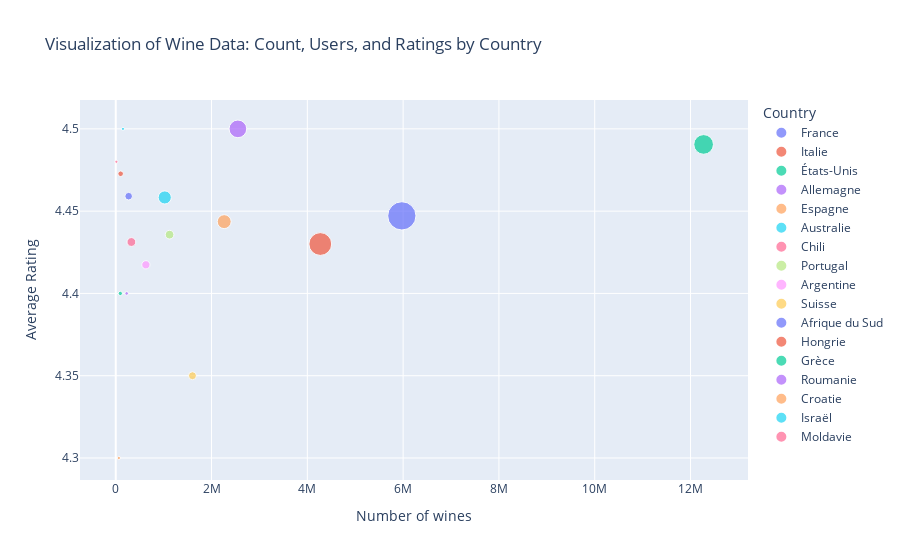

Source (notebook cell):
### Markdown cell above
Bubble chart of countries

### Code cell
import plotly.express as px

fig = px.scatter(country_priority_df, x = "users_count", y = "average_rating", size = "wines_count", color="country", title = "Visualization of Wine Data: Count, Users, and Ratings by Country")
fig.update_layout(xaxis_title="Number of wines", yaxis_title="Average Rating", legend_title_text="Country")

fig.show()

### Figure 1 — Plotly figure (JSON) as saved in the notebook; plotly's stock layout.template omitted (floating-point values rounded to 4 significant figures)
{"data": [{"hovertemplate": "country=France<br>users_count=%{x}<br>average_rating=%{y}<br>wines_count=%{marker.size}<extra></extra>", "legendgroup": "France", "marker": {"color": "#636efa", "size": [422503], "sizemode": "area", "sizeref": 1056.0, "symbol": "circle"}, "mode": "markers", "name": "France", "orientation": "v", "showlegend": true, "type": "scatter", "x": [5973301], "xaxis": "x", "y": [4.447], "yaxis": "y"}, {"hovertemplate": "country=Italie<br>users_count=%{x}<br>average_rating=%{y}<br>wines_count=%{marker.size}<extra></extra>", "legendgroup": "Italie", "marker": {"color": "#EF553B", "size": [274658], "sizemode": "area", "sizeref": 1056.0, "symbol": "circle"}, "mode": "markers", "name": "Italie", "orientation": "v", "showlegend": true, "type": "scatter", "x": [4270717], "xaxis": "x", "y": [4.43], "yaxis": "y"}, {"hovertemplate": "country=États-Unis<br>users_count=%{x}<br>average_rating=%{y}<br>wines_count=%{marker.size}<extra></extra>", "legendgroup": "États-Unis", "marker": {"color": "#00cc96", "size": [204060], "sizemode": "area", "sizeref": 1056.0, "symbol": "circle"}, "mode": "markers", "name": "États-Unis", "orientation": "v", "showlegend": true, "type": "scatter", "x": [12273684], "xaxis": "x", "y": [4.491], "yaxis": "y"}, {"hovertemplate": "country=Allemagne<br>users_count=%{x}<br>average_rating=%{y}<br>wines_count=%{marker.size}<extra></extra>", "legendgroup": "Allemagne", "marker": {"color": "#ab63fa", "size": [164533], "sizemode": "area", "sizeref": 1056.0, "symbol": "circle"}, "mode": "markers", "name": "Allemagne", "orientation": "v", "showlegend": true, "type": "scatter", "x": [2549989], "xaxis": "x", "y": [4.5], "yaxis": "y"}, {"hovertemplate": "country=Espagne<br>users_count=%{x}<br>average_rating=%{y}<br>wines_count=%{marker.size}<extra></extra>", "legendgroup": "Espagne", "marker": {"color": "#FFA15A", "size": [102662], "sizemode": "area", "sizeref": 1056.0, "symbol": "circle"}, "mode": "markers", "name": "Espagne", "orientation": "v", "showlegend": true, "type": "scatter", "x": [2264396], "xaxis": "x", "y": [4.444], "yaxis": "y"}, {"hovertemplate": "country=Australie<br>users_count=%{x}<br>average_rating=%{y}<br>wines_count=%{marker.size}<extra></extra>", "legendgroup": "Australie", "marker": {"color": "#19d3f3", "size": [90954], "sizemode": "area", "sizeref": 1056.0, "symbol": "circle"}, "mode": "markers", "name": "Australie", "orientation": "v", "showlegend": true, "type": "scatter", "x": [1022965], "xaxis": "x", "y": [4.458], "yaxis": "y"}, {"hovertemplate": "country=Chili<br>users_count=%{x}<br>average_rating=%{y}<br>wines_count=%{marker.size}<extra></extra>", "legendgroup": "Chili", "marker": {"color": "#FF6692", "size": [41191], "sizemode": "area", "sizeref": 1056.0, "symbol": "circle"}, "mode": "markers", "name": "Chili", "orientation": "v", "showlegend": true, "type": "scatter", "x": [326757], "xaxis": "x", "y": [4.431], "yaxis": "y"}, {"hovertemplate": "country=Portugal<br>users_count=%{x}<br>average_rating=%{y}<br>wines_count=%{marker.size}<extra></extra>", "legendgroup": "Portugal", "marker": {"color": "#B6E880", "size": [39847], "sizemode": "area", "sizeref": 1056.0, "symbol": "circle"}, "mode": "markers", "name": "Portugal", "orientation": "v", "showlegend": true, "type": "scatter", "x": [1123535], "xaxis": "x", "y": [4.436], "yaxis": "y"}, {"hovertemplate": "country=Argentine<br>users_count=%{x}<br>average_rating=%{y}<br>wines_count=%{marker.size}<extra></extra>", "legendgroup": "Argentine", "marker": {"color": "#FF97FF", "size": [36121], "sizemode": "area", "sizeref": 1056.0, "symbol": "circle"}, "mode": "markers", "name": "Argentine", "orientation": "v", "showlegend": true, "type": "scatter", "x": [629532], "xaxis": "x", "y": [4.417], "yaxis": "y"}, {"hovertemplate": "country=Suisse<br>users_count=%{x}<br>average_rating=%{y}<br>wines_count=%{marker.size}<extra></extra>", "legendgroup": "Suisse", "marker": {"color": "#FECB52", "size": [33656], "sizemode": "area", "sizeref": 1056.0, "symbol": "circle"}, "mode": "markers", "name": "Suisse", "orientation": "v", "showlegend": true, "type": "scatter", "x": [1601799], "xaxis": "x", "y": [4.35], "yaxis": "y"}, {"hovertemplate": "country=Afrique du Sud<br>users_count=%{x}<br>average_rating=%{y}<br>wines_count=%{marker.size}<extra></extra>", "legendgroup": "Afrique du Sud", "marker": {"color": "#636efa", "size": [30857], "sizemode": "area", "sizeref": 1056.0, "symbol": "circle"}, "mode": "markers", "name": "Afrique du Sud", "orientation": "v", "showlegend": true, "type": "scatter", "x": [269649], "xaxis": "x", "y": [4.459], "yaxis": "y"}, {"hovertemplate": "country=Hongrie<br>users_count=%{x}<br>average_rating=%{y}<br>wines_count=%{marker.size}<extra></extra>", "legendgroup": "Hongrie", "marker": {"color": "#EF553B", "size": [16605], "sizemode": "area", "sizeref": 1056.0, "symbol": "circle"}, "mode": "markers", "name": "Hongrie", "orientation": "v", "showlegend": true, "type": "scatter", "x": [102235], "xaxis": "x", "y": [4.473], "yaxis": "y"}, {"hovertemplate": "country=Grèce<br>users_count=%{x}<br>average_rating=%{y}<br>wines_count=%{marker.size}<extra></extra>", "legendgroup": "Grèce", "marker": {"color": "#00cc96", "size": [9581], "sizemode": "area", "sizeref": 1056.0, "symbol": "circle"}, "mode": "markers", "name": "Grèce", "orientation": "v", "showlegend": true, "type": "scatter", "x": [95693], "xaxis": "x", "y": [4.4], "yaxis": "y"}, {"hovertemplate": "country=Roumanie<br>users_count=%{x}<br>average_rating=%{y}<br>wines_count=%{marker.size}<extra></extra>", "legendgroup": "Roumanie", "marker": {"color": "#ab63fa", "size": [6841], "sizemode": "area", "sizeref": 1056.0, "symbol": "circle"}, "mode": "markers", "name": "Roumanie", "orientation": "v", "showlegend": true, "type": "scatter", "x": [228185], "xaxis": "x", "y": [4.4], "yaxis": "y"}, {"hovertemplate": "country=Croatie<br>users_count=%{x}<br>average_rating=%{y}<br>wines_count=%{marker.size}<extra></extra>", "legendgroup": "Croatie", "marker": {"color": "#FFA15A", "size": [5880], "sizemode": "area", "sizeref": 1056.0, "symbol": "circle"}, "mode": "markers", "name": "Croatie", "orientation": "v", "showlegend": true, "type": "scatter", "x": [64223], "xaxis": "x", "y": [4.3], "yaxis": "y"}, {"hovertemplate": "country=Israël<br>users_count=%{x}<br>average_rating=%{y}<br>wines_count=%{marker.size}<extra></extra>", "legendgroup": "Israël", "marker": {"color": "#19d3f3", "size": [5435], "sizemode": "area", "sizeref": 1056.0, "symbol": "circle"}, "mode": "markers", "name": "Israël", "orientation": "v", "showlegend": true, "type": "scatter", "x": [150549], "xaxis": "x", "y": [4.5], "yaxis": "y"}, {"hovertemplate": "country=Moldavie<br>users_count=%{x}<br>average_rating=%{y}<br>wines_count=%{marker.size}<extra></extra>", "legendgroup": "Moldavie", "marker": {"color": "#FF6692", "size": [5055], "sizemode": "area", "sizeref": 1056.0, "symbol": "circle"}, "mode": "markers", "name": "Moldavie", "orientation": "v", "showlegend": true, "type": "scatter", "x": [13583], "xaxis": "x", "y": [4.48], "yaxis": "y"}], "layout": {"legend": {"itemsizing": "constant", "title": {"text": "Country"}, "tracegroupgap": 0}, "title": {"text": "Visualization of Wine Data: Count, Users, and Ratings by Country"}, "xaxis": {"anchor": "y", "domain": [0, 1], "title": {"text": "Number of wines"}}, "yaxis": {"anchor": "x", "domain": [0, 1], "title": {"text": "Average Rating"}}}}
